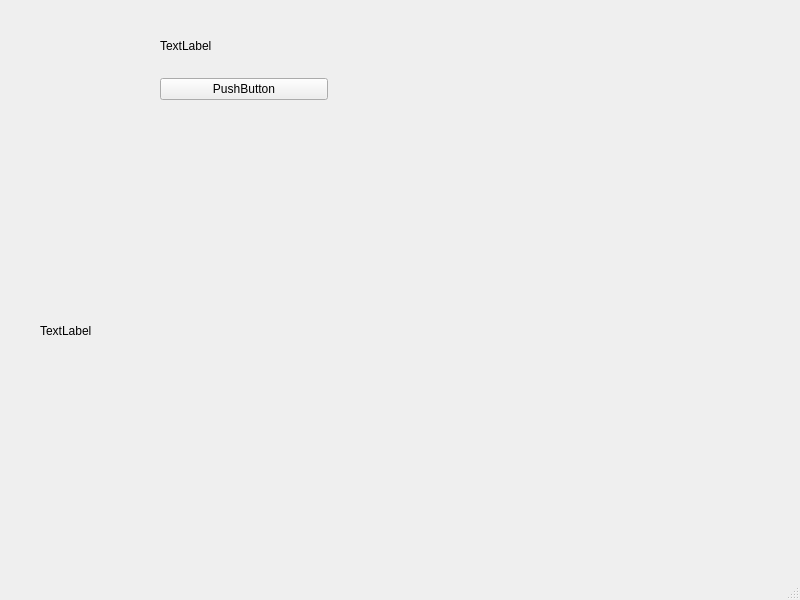
<?xml version="1.0" encoding="UTF-8"?>
<ui version="4.0">
 <class>MainWindow</class>
 <widget class="QMainWindow" name="MainWindow">
  <property name="geometry">
   <rect>
    <x>0</x>
    <y>0</y>
    <width>800</width>
    <height>600</height>
   </rect>
  </property>
  <property name="windowTitle">
   <string>MainWindow</string>
  </property>
  <widget class="QWidget" name="centralwidget">
   <widget class="QWidget" name="gridLayoutWidget">
    <property name="geometry">
     <rect>
      <x>160</x>
      <y>20</y>
      <width>168</width>
      <height>80</height>
     </rect>
    </property>
    <layout class="QGridLayout" name="gridLayout">
     <item row="2" column="0">
      <widget class="QPushButton" name="pushButton">
       <property name="text">
        <string>PushButton</string>
       </property>
      </widget>
     </item>
     <item row="1" column="0">
      <widget class="QLabel" name="label">
       <property name="text">
        <string>TextLabel</string>
       </property>
      </widget>
     </item>
    </layout>
   </widget>
   <widget class="QLabel" name="videofeed">
    <property name="geometry">
     <rect>
      <x>40</x>
      <y>120</y>
      <width>401</width>
      <height>421</height>
     </rect>
    </property>
    <property name="text">
     <string>TextLabel</string>
    </property>
   </widget>
  </widget>
  <widget class="QMenuBar" name="menubar">
   <property name="geometry">
    <rect>
     <x>0</x>
     <y>0</y>
     <width>800</width>
     <height>23</height>
    </rect>
   </property>
  </widget>
  <widget class="QStatusBar" name="statusbar"/>
 </widget>
 <resources/>
 <connections/>
</ui>
